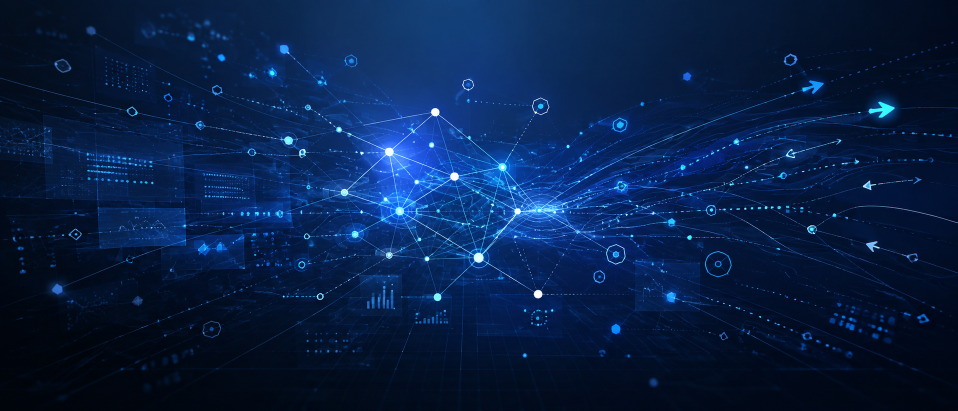
#> input picture images/GitHubIOBanner.png, 1916 x 821 px, found by its file name (shown at 1/2 size)
$ python make_og_card.py images/GitHubIOBanner.png images/og-card.jpg '(needs' Pillow and Ubuntu 'Sans)'
#> lines starting #> are read from the running program, lines starting #| are printed output that depends on the picture; after the words box and inside, x2 and y2 are one past the last pixel; in counts of white or black regions, pixels touching at a corner belong together
"""Build images/og-card.jpg (1200x627) from the site banner with name and title text."""
# Usage: python tools/make_og_card.py images/GitHubIOBanner.png images/og-card.jpg  (needs Pillow and Ubuntu Sans)
import sys
from PIL import Image, ImageDraw, ImageFont, ImageFilter
src, dest = sys.argv[1], sys.argv[2]
W, H = 1200, 627
im = Image.open(src).convert("RGB")
w, h = im.size
#> w = 1916; h = 821
cw = round(h * W / H)                      # crop width at 1.91:1, centered
#> cw = 1571
left = (w - cw) // 2
#> left = 172
im = im.crop((left, 0, left + cw, h)).resize((W, H), Image.LANCZOS)
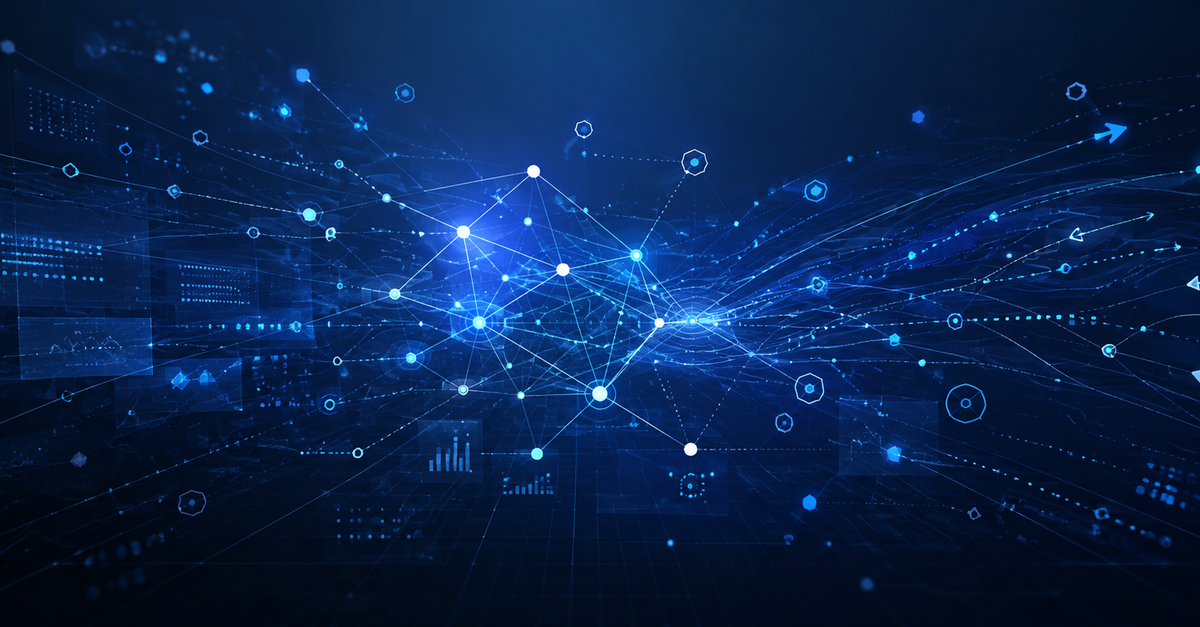
#> im: PIL image 1200x627 RGB; mean R, G, B 8.6, 35.6, 79.4
# darken the centre band so the text reads over the network graphic
shade = Image.new("L", (W, H), 0)
#> shade: PIL image 1200x627 L; every value is 0
ImageDraw.Draw(shade).rectangle((0, 170, W, 470), fill=150)
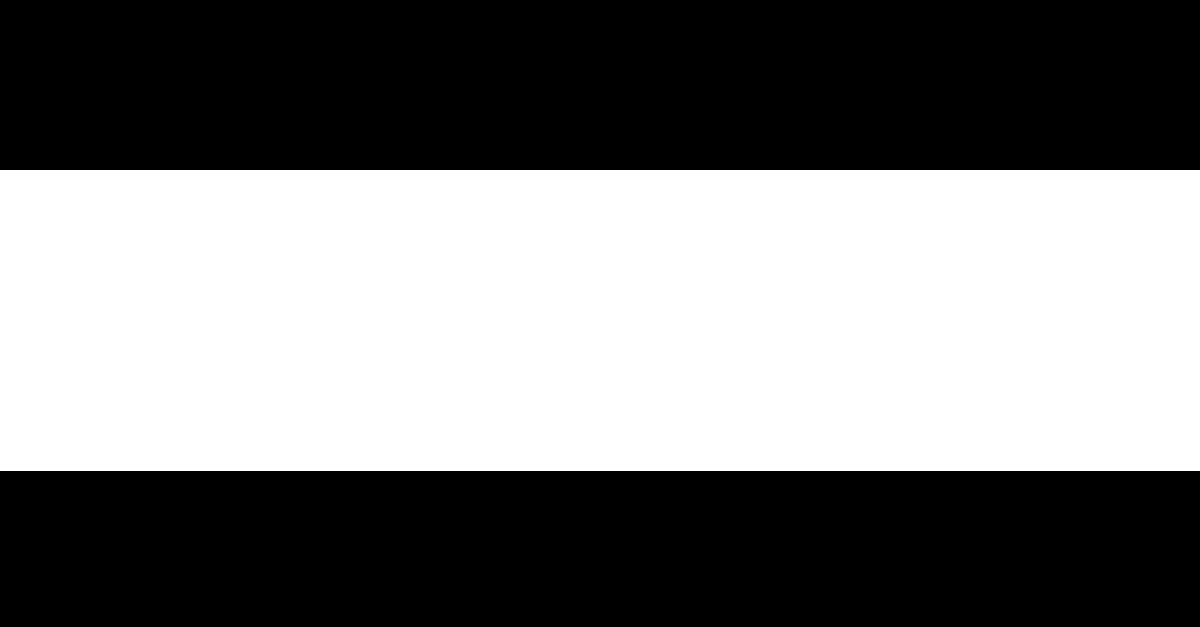
#> shade: PIL image 1200x627 L; values 0 (black) and 150 (white), 48% white; 1 white region, box (x1, y1, x2, y2) and area: (0, 170, 1200, 471) 361200
shade = shade.filter(ImageFilter.GaussianBlur(70))
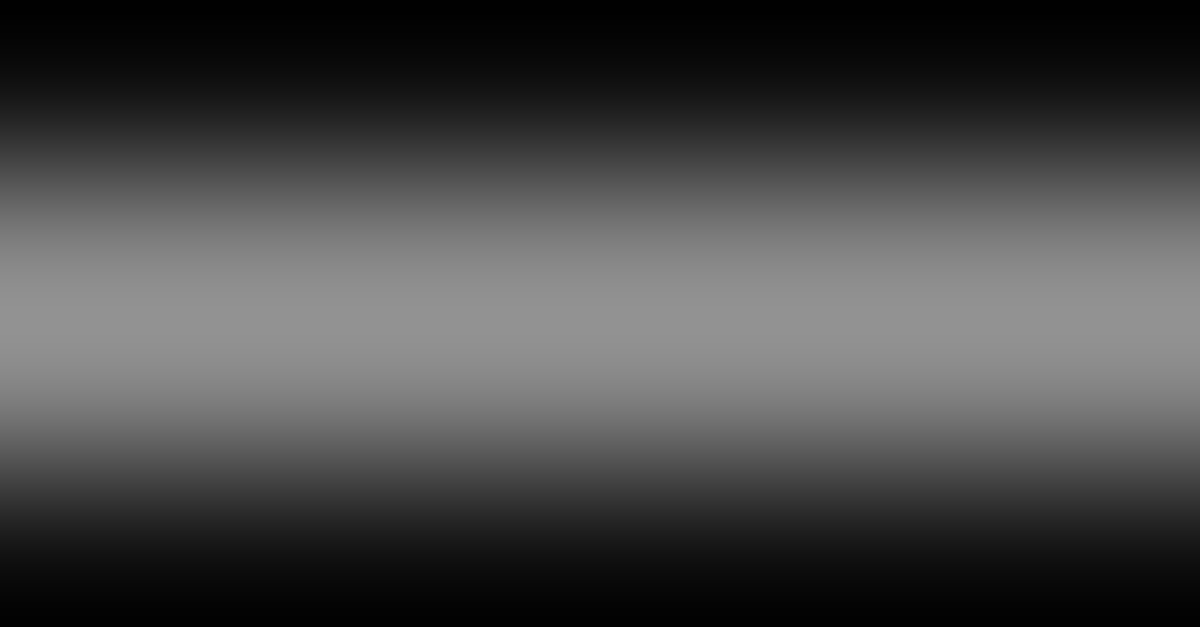
#> shade: PIL image 1200x627 L; min 1, max 146, mean 72
im = Image.composite(Image.new("RGB", (W, H), (2, 10, 40)), im, shade)
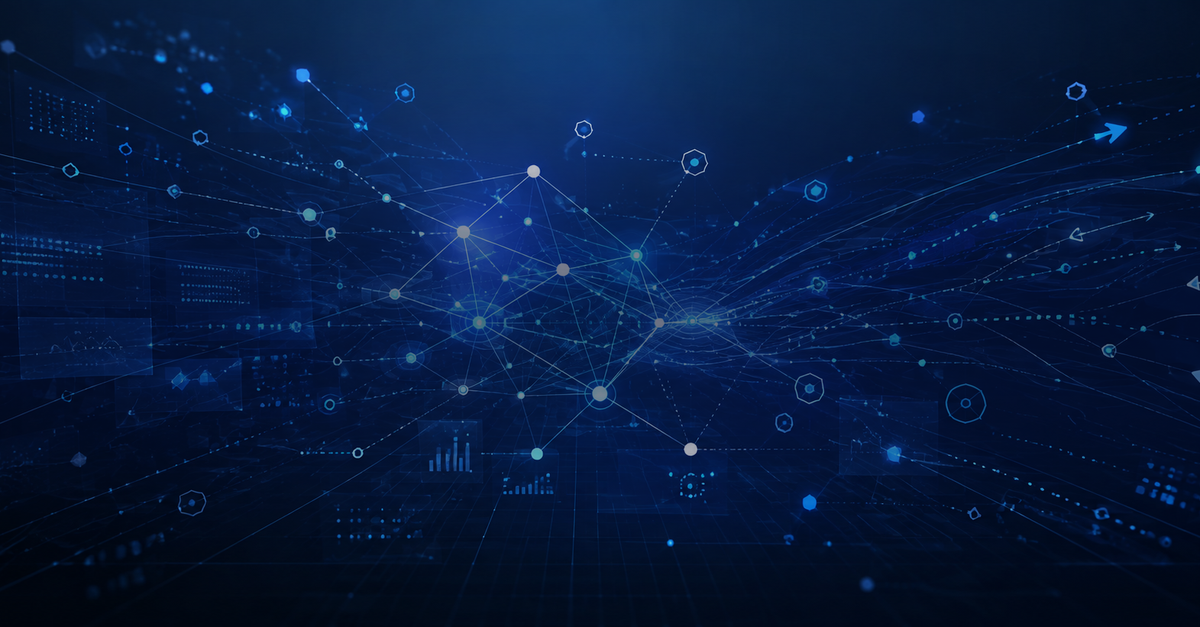
#> im: PIL image 1200x627 RGB; mean R, G, B 6.3, 26.4, 63.7
d = ImageDraw.Draw(im)
font = "/usr/share/fonts/truetype/ubuntu/UbuntuSans[wdth,wght].ttf"
def face(size, weight):
    f = ImageFont.truetype(font, size)
#> (the run stopped early here; a loop or call above may not have finished)
